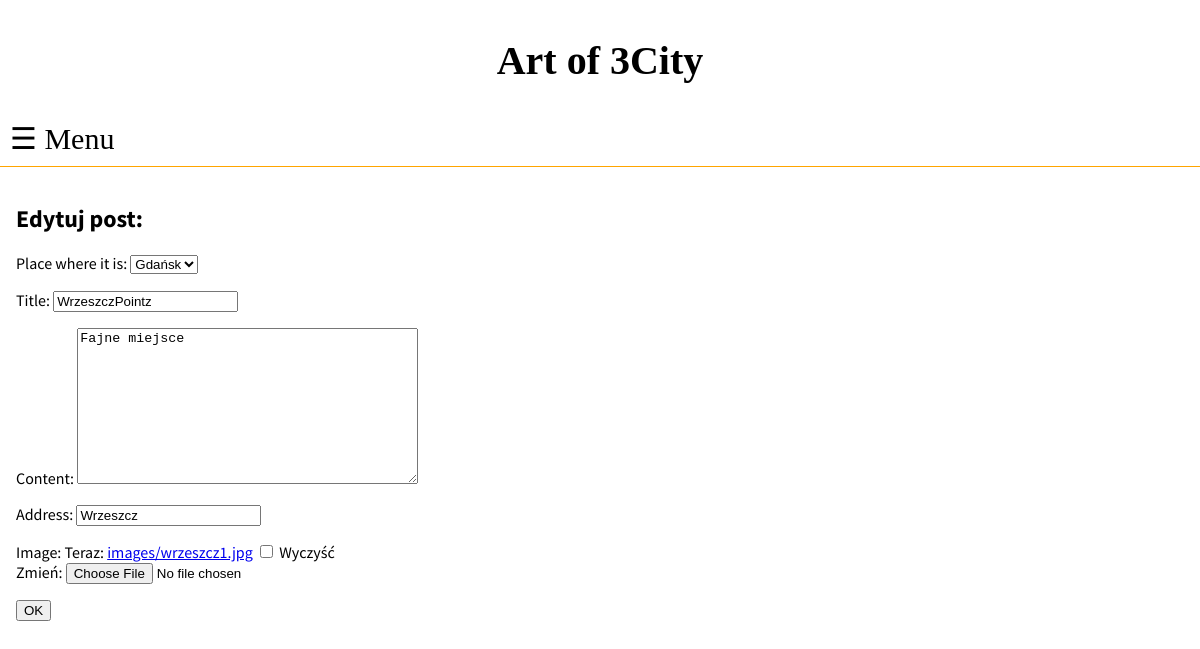
Screenshot of /posts/edit/1 (signed in) with the database file from the repository.
### posts/models.py (models this page shows, shortened)
class Post(models.Model):
    title = models.CharField(max_length=32)
    content = models.TextField()
    address = models.CharField(max_length=64)
    created_date = models.DateTimeField(default=timezone.now)
    published_date = models.DateTimeField(default = timezone.now)
    author = models.ForeignKey('auth.User',on_delete=models.CASCADE)
    image = models.ImageField(upload_to='images/', blank=True, default="default.png")
    place = models.ForeignKey(Place, on_delete= models.CASCADE,verbose_name="place where it is")

### posts/views.py (the view)
# urls.py: path('edit/<int:pk>', views.edit, name='edit'),
def edit(request,pk):
    if request.user.is_authenticated and request.user.has_perm('posts.change_post'):
        post = get_object_or_404(Post, pk=pk)
        if post.author == request.user:
            if request.method == "POST":
                form = PostingForm(request.POST, request.FILES,instance=post)
                if form.is_valid():
                    post = form.instance
                    print(form.instance)
                    post.author = request.user
                    post.published_date = timezone.now()
                    post.save()
                    return redirect('posts:details', id=post.id)
            else:
                form = PostingForm(instance=post)
            return render(request, 'posts/edit.html', {'form': form})
        else:
            return redirect("posts:403")
    else:
            return redirect("posts:403")

### posts/forms.py
class PostingForm(forms.ModelForm):
    class Meta:
        model = Post
        fields = ("place","title","content","address","image")

### posts/models.py (called while the page is built)
    def __str__(self):
        return f"{self.town}"

### posts/templates/posts/edit.html (shortened to what this page needs)
{% extends 'posts/base.html' %}
{% block content %}
<h2>Edytuj post:</h2>
<form  method="POST">
   {{form.as_p}}
    <input type="submit" value="OK">
</form>
{% endblock %}

### posts/static/css/style.css (style rules this page uses)
body { margin: 0; }

### rows the page displays
Post: place "Gdańsk", title "WrzeszczPointz", content "Fajne miejsce", address "Wrzeszcz"
